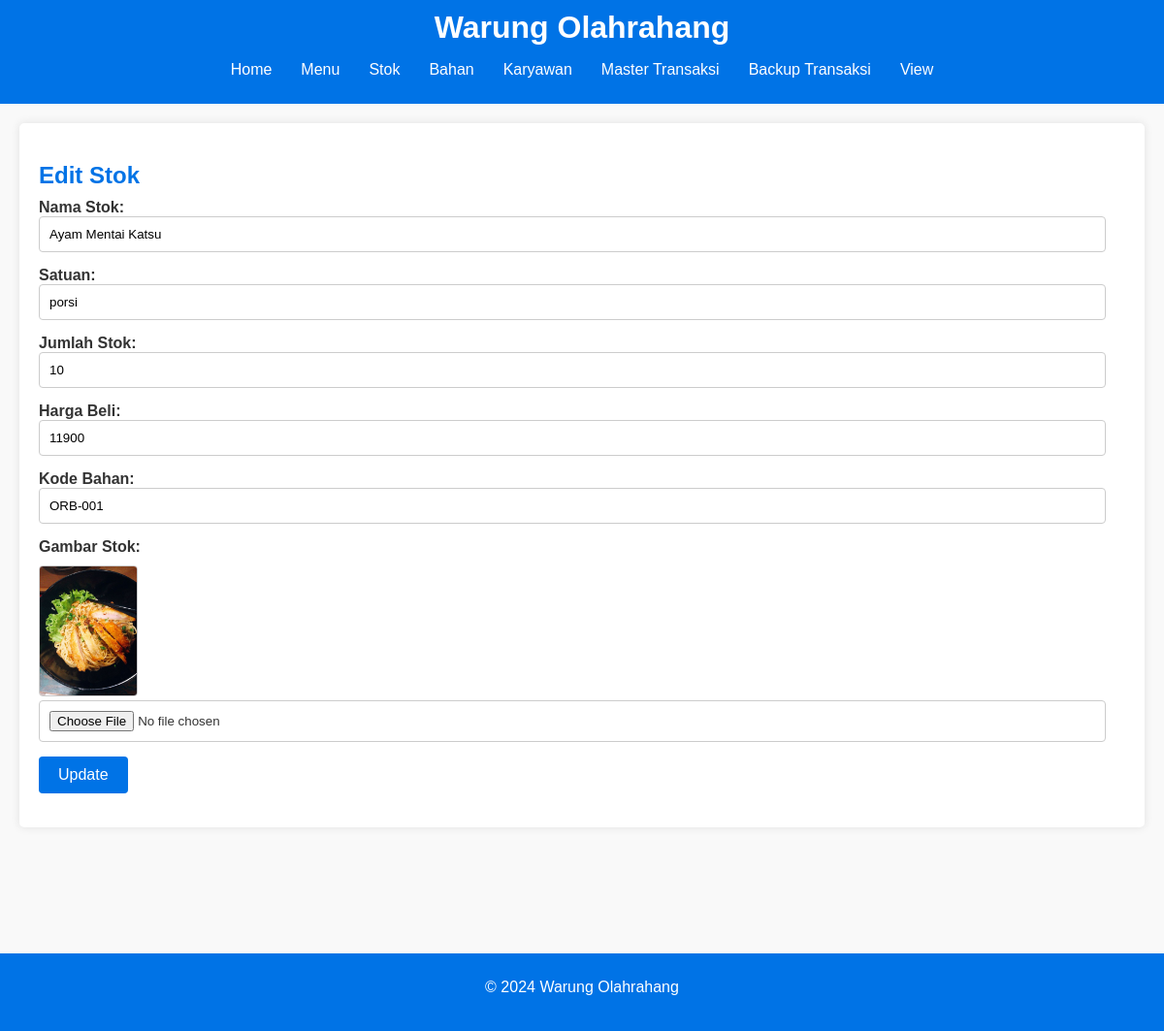
Screenshot of /stok/update.php?kd_stok=ORS-001 with the database file from the repository.
### tables this page shows
CREATE TABLE `stok` (
  `kd_stok` char(10) NOT NULL,
  `nm_stok` char(30) NOT NULL,
  `satuan` char(10) NOT NULL,
  `hrg_beli` int(10) NOT NULL,
  `jml_stok` int(3) NOT NULL,
  `gbr` blob DEFAULT NULL,
  `kd_bhn` char(10) DEFAULT NULL
);

### stok/update.php (the view, shortened to what this page needs)
<?php
include('../partials/header.php');
include('../config/database.php');
$kd_stok = $_GET['kd_stok'];
$sql = "SELECT * FROM stok WHERE kd_stok='$kd_stok'";
$result = $conn->query($sql);
if ($result->num_rows > 0) {
    $row = $result->fetch_assoc();
} else {
    echo "Stok tidak ditemukan.";
    exit();
}
?>
<main class="container">
    <section class="section">
        <h2 class="section-title">Edit Stok</h2>
        <form action="" method="post" enctype="multipart/form-data" class="update-form">
            <div class="form-group">
                <label for="nm_stok">Nama Stok:</label><br>
                <input type="text" id="nm_stok" name="nm_stok" value="<?php echo $row['nm_stok']; ?>" required><br>
            </div>
            <div class="form-group">
                <label for="satuan">Satuan:</label><br>
                <input type="text" id="satuan" name="satuan" value="<?php echo $row['satuan']; ?>" required><br>
            </div>
            <div class="form-group">
                <label for="jml_stok">Jumlah Stok:</label><br>
                <input type="number" id="jml_stok" name="jml_stok" value="<?php echo $row['jml_stok']; ?>" required><br>
            </div>
            <div class="form-group">
                <label for="hrg_beli">Harga Beli:</label><br>
                <input type="number" id="hrg_beli" name="hrg_beli" value="<?php echo $row['hrg_beli']; ?>" required><br>
            </div>
            <div class="form-group">
                <label for="kd_bhn">Kode Bahan:</label><br>
                <input type="text" id="kd_bhn" name="kd_bhn" value="<?php echo $row['kd_bhn']; ?>" required><br>
            </div>
            <div class="form-group">
                <label for="gbr">Gambar Stok:</label><br>
                <?php if (!empty($row['gbr'])): ?>
                    <img src="../images/stok/<?php echo $row['gbr']; ?>" alt="<?php echo $row['nm_stok']; ?>" class="thumbnail"><br>
                <?php else: ?>
                    <p>No image available</p>
                <?php endif; ?>
                <input type="file" id="gbr" name="gbr"><br>
            </div>
            <div class="form-group">
                <input type="submit" name="submit" value="Update" class="submit-button">
            </div>
        </form>
    </section>
</main>
<?php include('../partials/footer.php'); ?>

### css/style.css (style rules this page uses)
body { font-family: Arial, sans-serif; margin: 0; padding: 0; background-color: #f9f9f9; color: #333; }
.container { padding: 20px; margin-bottom: 80px; }
.section { margin-bottom: 30px; background-color: #fff; padding: 20px; border-radius: 5px; box-shadow: 0 0 10px rgba(0, 0, 0, 0.1); }
.section-title { font-size: 1.5em; margin-bottom: 10px; color: #0073e6; }
.form-group { margin-bottom: 15px; }
.form-group label { font-weight: bold; }
.form-group input[type="text"], .form-group input[type="number"], .form-group input[type="file"] { width: calc(100% - 20px); padding: 10px; border: 1px solid #ccc; border-radius: 4px; box-sizing: border-box; }
.form-group input[type="submit"] { background-color: #0073e6; color: #fff; padding: 10px 20px; border: none; border-radius: 4px; cursor: pointer; font-size: 16px; }
.thumbnail { width: 100px; height: auto; margin-top: 10px; border: 1px solid #ccc; border-radius: 4px; }

### rows the page displays
stok: nm_stok "Ayam Mentai Katsu", satuan "porsi", jml_stok "10", hrg_beli "11900", kd_bhn "ORB-001", gbr+nm_stok (picture)
